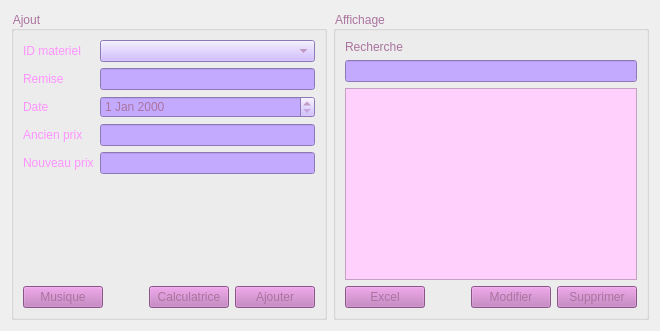
                <widget class="QWidget" name="tab_6">
                 <attribute name="title">
                  <string>Les remises</string>
                 </attribute>
                 <layout class="QHBoxLayout" name="horizontalLayout_18">
                  <item>
                   <layout class="QHBoxLayout" name="horizontalLayout_21">
                    <item>
                     <widget class="QGroupBox" name="groupBox_9">
                      <property name="styleSheet">
                       <string notr="true">

color: rgb(170, 115, 158);


font: 75 14pt &quot;MS Shell Dlg 2&quot;;
</string>
                      </property>
                      <property name="title">
                       <string>Ajout</string>
                      </property>
                      <layout class="QVBoxLayout" name="verticalLayout_37">
                       <item>
                        <layout class="QFormLayout" name="formLayout_8">
                         <item row="0" column="0">
                          <widget class="QLabel" name="label_95">
                           <property name="styleSheet">
                            <string notr="true">font: 75 14pt &quot;MS Shell Dlg 2&quot;;
color: rgb(255, 148, 255);</string>
                           </property>
                           <property name="text">
                            <string>ID materiel</string>
                           </property>
                          </widget>
                         </item>
                         <item row="0" column="1">
                          <widget class="QComboBox" name="id_materiel">
                           <property name="styleSheet">
                            <string notr="true">background-color: rgb(196, 170, 255);</string>
                           </property>
                          </widget>
                         </item>
                         <item row="1" column="0">
                          <widget class="QLabel" name="label_96">
                           <property name="styleSheet">
                            <string notr="true">font: 75 14pt &quot;MS Shell Dlg 2&quot;;
color: rgb(255, 148, 255);</string>
                           </property>
                           <property name="text">
                            <string>Remise</string>
                           </property>
                          </widget>
                         </item>
                         <item row="1" column="1">
                          <widget class="QLineEdit" name="remise">
                           <property name="styleSheet">
                            <string notr="true">background-color: rgb(196, 170, 255);</string>
                           </property>
                          </widget>
                         </item>
                         <item row="2" column="0">
                          <widget class="QLabel" name="label_97">
                           <property name="styleSheet">
                            <string notr="true">font: 75 14pt &quot;MS Shell Dlg 2&quot;;
color: rgb(255, 148, 255);</string>
                           </property>
                           <property name="text">
                            <string>Date</string>
                           </property>
                          </widget>
                         </item>
                         <item row="3" column="0">
                          <widget class="QLabel" name="label_98">
                           <property name="styleSheet">
                            <string notr="true">color: rgb(255, 148, 255);</string>
                           </property>
                           <property name="text">
                            <string>Ancien prix</string>
                           </property>
                          </widget>
                         </item>
                         <item row="3" column="1">
                          <widget class="QLineEdit" name="ancien_prix">
                           <property name="styleSheet">
                            <string notr="true">background-color: rgb(196, 170, 255);</string>
                           </property>
                          </widget>
                         </item>
                         <item row="4" column="0">
                          <widget class="QLabel" name="label_99">
                           <property name="styleSheet">
                            <string notr="true">color: rgb(255, 148, 255);</string>
                           </property>
                           <property name="text">
                            <string>Nouveau prix</string>
                           </property>
                          </widget>
                         </item>
                         <item row="4" column="1">
                          <widget class="QLineEdit" name="nouveau_prix">
                           <property name="styleSheet">
                            <string notr="true">background-color: rgb(196, 170, 255);</string>
                           </property>
                          </widget>
                         </item>
                         <item row="2" column="1">
                          <widget class="QDateEdit" name="date">
                           <property name="styleSheet">
                            <string notr="true">background-color: rgb(196, 170, 255);
color: rgb(170, 115, 158);</string>
                           </property>
                          </widget>
                         </item>
                        </layout>
                       </item>
                       <item>
                        <spacer name="verticalSpacer_47">
                         <property name="orientation">
                          <enum>Qt::Vertical</enum>
                         </property>
                         <property name="sizeHint" stdset="0">
                          <size>
                           <width>20</width>
                           <height>40</height>
                          </size>
                         </property>
                        </spacer>
                       </item>
                       <item>
                        <layout class="QHBoxLayout" name="horizontalLayout_19">
                         <item>
                          <widget class="QPushButton" name="Musique_rem">
                           <property name="styleSheet">
                            <string notr="true">background-color: rgb(194, 119, 190);

font: 75 11pt &quot;MS Shell Dlg 2&quot;;


color: rgb(170, 115, 158);
</string>
                           </property>
                           <property name="text">
                            <string>Musique</string>
                           </property>
                          </widget>
                         </item>
                         <item>
                          <spacer name="horizontalSpacer_12">
                           <property name="orientation">
                            <enum>Qt::Horizontal</enum>
                           </property>
                           <property name="sizeHint" stdset="0">
                            <size>
                             <width>40</width>
                             <height>20</height>
                            </size>
                           </property>
                          </spacer>
                         </item>
                         <item>
                          <widget class="QPushButton" name="Calculatrice">
                           <property name="styleSheet">
                            <string notr="true">background-color: rgb(194, 119, 190);

font: 75 11pt &quot;MS Shell Dlg 2&quot;;


color: rgb(170, 115, 158);
</string>
                           </property>
                           <property name="text">
                            <string>Calculatrice</string>
                           </property>
                          </widget>
                         </item>
                         <item>
                          <widget class="QPushButton" name="Ajout_remise">
                           <property name="styleSheet">
                            <string notr="true">background-color: rgb(194, 119, 190);

font: 75 11pt &quot;MS Shell Dlg 2&quot;;


color: rgb(170, 115, 158);
</string>
                           </property>
                           <property name="text">
                            <string>Ajouter</string>
                           </property>
                          </widget>
                         </item>
                        </layout>
                       </item>
                      </layout>
                     </widget>
                    </item>
                   </layout>
                  </item>
                  <item>
                   <layout class="QHBoxLayout" name="horizontalLayout_22">
                    <item>
                     <layout class="QVBoxLayout" name="verticalLayout_38">
                      <item>
                       <widget class="QGroupBox" name="groupBox_18">
                        <property name="styleSheet">
                         <string notr="true">

color: rgb(170, 115, 158);


font: 75 14pt &quot;MS Shell Dlg 2&quot;;
</string>
                        </property>
                        <property name="title">
                         <string>Affichage</string>
                        </property>
                        <layout class="QVBoxLayout" name="verticalLayout_39">
                         <item>
                          <widget class="QLabel" name="label_100">
                           <property name="text">
                            <string>Recherche</string>
                           </property>
                          </widget>
                         </item>
                         <item>
                          <widget class="QLineEdit" name="rech_rem">
                           <property name="styleSheet">
                            <string notr="true">background-color: rgb(196, 170, 255);</string>
                           </property>
                          </widget>
                         </item>
                         <item>
                          <widget class="QTableView" name="tab_rem">
                           <property name="styleSheet">
                            <string notr="true">background-color: rgb(255, 208, 252);
color: rgb(130, 206, 214);
</string>
                           </property>
                          </widget>
                         </item>
                         <item>
                          <layout class="QHBoxLayout" name="horizontalLayout_20">
                           <item>
                            <widget class="QPushButton" name="exel_rem">
                             <property name="styleSheet">
                              <string notr="true">background-color: rgb(194, 119, 190);

font: 75 11pt &quot;MS Shell Dlg 2&quot;;


color: rgb(170, 115, 158);
</string>
                             </property>
                             <property name="text">
                              <string>Excel</string>
                             </property>
                            </widget>
                           </item>
                           <item>
                            <spacer name="horizontalSpacer_13">
                             <property name="orientation">
                              <enum>Qt::Horizontal</enum>
                             </property>
                             <property name="sizeHint" stdset="0">
                              <size>
                               <width>40</width>
                               <height>20</height>
                              </size>
                             </property>
                            </spacer>
                           </item>
                           <item>
                            <widget class="QPushButton" name="Modif_rem">
                             <property name="styleSheet">
                              <string notr="true">background-color: rgb(194, 119, 190);

font: 75 11pt &quot;MS Shell Dlg 2&quot;;


color: rgb(170, 115, 158);
</string>
                             </property>
                             <property name="text">
                              <string>Modifier</string>
                             </property>
                             <property name="checkable">
                              <bool>true</bool>
                             </property>
                            </widget>
                           </item>
                           <item>
                            <widget class="QPushButton" name="supp_rem">
                             <property name="styleSheet">
                              <string notr="true">background-color: rgb(194, 119, 190);

font: 75 11pt &quot;MS Shell Dlg 2&quot;;


color: rgb(170, 115, 158);
</string>
                             </property>
                             <property name="text">
                              <string>Supprimer</string>
                             </property>
                            </widget>
                           </item>
                          </layout>
                         </item>
                        </layout>
                       </widget>
                      </item>
                     </layout>
                    </item>
                   </layout>
                  </item>
                 </layout>
                </widget>
